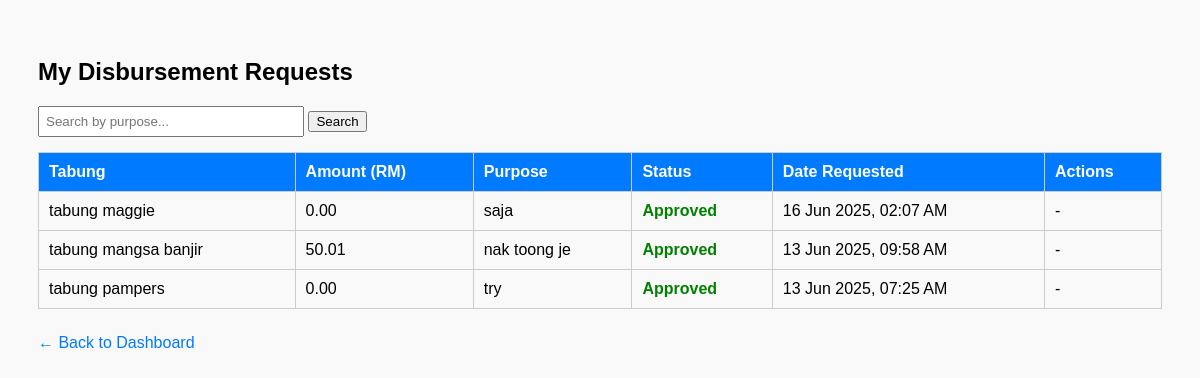
The page /django_donation_project/ajk/disbursements/ (signed in) on the database its author committed.
### masjid/models.py (models this page shows, shortened)
class Disbursement(models.Model):
    donation_type = models.ForeignKey(Donation, on_delete=models.CASCADE)
    amount = models.DecimalField(max_digits=10, decimal_places=2)
    purpose = models.TextField()
    requested_by = models.ForeignKey(User, on_delete=models.SET_NULL, null=True, limit_choices_to={'role': 'ajk'})
    approved_by = models.ForeignKey(User, on_delete=models.SET_NULL, null=True, blank=True, related_name='approver', limit_choices_to={'role': 'president'})
    is_approved = models.BooleanField(default=False)
    requested_at = models.DateTimeField(auto_now_add=True)
    is_rejected = models.BooleanField(default=False)

class Donation(models.Model):
    name = models.CharField(max_length=100)
    description = models.TextField(blank=True, null=True)
    bank_account = models.CharField(max_length=50, blank=True, null=True)
    qr_code = models.ImageField(upload_to='qr_codes/', blank=True, null=True)
    created_by = models.ForeignKey(User, on_delete=models.SET_NULL, null=True, limit_choices_to={'role': 'president'})
    created_at = models.DateTimeField(auto_now_add=True)

### masjid/views.py (the view)
# urls.py: path('ajk/disbursements/', views.view_disbursements, name='view_disbursements'),
@login_required
def view_disbursements(request):
    if request.user.role != 'ajk':
        return redirect('home')
    query = request.GET.get('q', '')
    disbursements = Disbursement.objects.filter(requested_by=request.user)
    if query:
        disbursements = disbursements.filter(purpose__icontains=query)
    disbursements = disbursements.order_by('-requested_at')
    return render(request, 'view_disbursements.html', {'disbursements': disbursements, 'query': query})

### masjid/templates/view_disbursements.html (shortened to what this page needs)
<!DOCTYPE html>
<html lang="en">
<head>
</head>
<body>
  <h2>My Disbursement Requests</h2>
  <form method="GET" class="search-box">
    <input type="text" name="q" value="{{ query }}" placeholder="Search by purpose...">
    <button type="submit">Search</button>
  </form>
  <table>
    <thead>
      <tr>
        <th>Tabung</th>
        <th>Amount (RM)</th>
        <th>Purpose</th>
        <th>Status</th>
        <th>Date Requested</th>
        <th>Actions</th>
      </tr>
    </thead>
    <tbody>
      {% for d in disbursements %}
        <tr>
          <td>{{ d.donation_type.name }}</td>
          <td>{{ d.amount }}</td>
          <td>{{ d.purpose }}</td>
          <td>
            {% if d.is_approved %}
              <span class="status-approved">Approved</span>
            {% elif d.approved_by %}
              <span class="status-rejected">Rejected</span>
            {% else %}
              <span class="status-pending">Pending</span>
            {% endif %}
          </td>
          <td>{{ d.requested_at|date:"d M Y, h:i A" }}</td>
          <td>
            {% if not d.is_approved and not d.approved_by %}
              <a href="{% url 'edit_disbursement' d.id %}" class="action-button">Edit</a> |
              <form action="{% url 'cancel_disbursement' d.id %}" method="POST" style="display:inline;">
                {% csrf_token %}
                <button type="submit" class="action-button" onclick="return confirm('Cancel this request?')">Cancel</button>
              </form>
            {% else %}
              -
            {% endif %}
          </td>
        </tr>
      {% empty %}
        <tr>
          <td colspan="6">No disbursement requests found.</td>
        </tr>
      {% endfor %}
    </tbody>
  </table>
  <a href="{% url 'ajk_dashboard' %}" class="back">← Back to Dashboard</a>
</body>
</html>

### masjid/templates/view_disbursements.html (style rules this page uses)
body { font-family: Arial; padding: 30px; background: #f9f9f9; }
h2 { margin-bottom: 20px; }
table { width: 100%; border-collapse: collapse; margin-top: 10px; }
th, td { border: 1px solid #ccc; padding: 10px; text-align: left; }
th { background: #007bff; color: white; }
.status-approved { color: green; font-weight: bold; }
.search-box { margin-bottom: 15px; }
.search-box input[type="text"] { padding: 6px; width: 250px; }
.back { margin-top: 25px; display: inline-block; color: #007bff; text-decoration: none; }

### rows shown on the page
Disbursement: donation_type.name "tabung maggie", amount "0.00", purpose "saja", is_approved "Approved", requested_at "16 Jun 2025, 02:07 AM"
Disbursement: donation_type.name "tabung mangsa banjir", amount "50.01", purpose "nak toong je", is_approved "Approved", requested_at "13 Jun 2025, 09:58 AM"
Disbursement: donation_type.name "tabung pampers", amount "0.00", purpose "try", is_approved "Approved", requested_at "13 Jun 2025, 07:25 AM"
